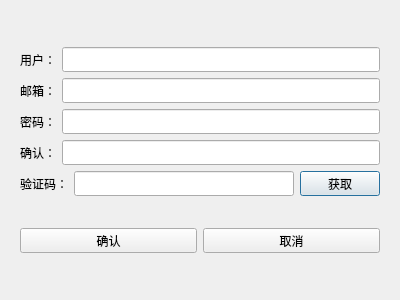
<?xml version="1.0" encoding="UTF-8"?>
<ui version="4.0">
 <class>RegisterDialog</class>
 <widget class="QDialog" name="RegisterDialog">
  <property name="geometry">
   <rect>
    <x>0</x>
    <y>0</y>
    <width>400</width>
    <height>300</height>
   </rect>
  </property>
  <property name="windowTitle">
   <string>Dialog</string>
  </property>
  <layout class="QHBoxLayout" name="horizontalLayout_2">
   <item>
    <layout class="QVBoxLayout" name="verticalLayout">
     <item>
      <widget class="QStackedWidget" name="stackedWidget">
       <widget class="QWidget" name="page">
        <layout class="QVBoxLayout" name="verticalLayout_2">
         <item>
          <spacer name="verticalSpacer">
           <property name="orientation">
            <enum>Qt::Vertical</enum>
           </property>
           <property name="sizeHint" stdset="0">
            <size>
             <width>20</width>
             <height>40</height>
            </size>
           </property>
          </spacer>
         </item>
         <item>
          <layout class="QHBoxLayout" name="horizontalLayout">
           <item>
            <widget class="QLabel" name="user_label">
             <property name="minimumSize">
              <size>
               <width>0</width>
               <height>25</height>
              </size>
             </property>
             <property name="maximumSize">
              <size>
               <width>16777215</width>
               <height>25</height>
              </size>
             </property>
             <property name="text">
              <string>用户：</string>
             </property>
            </widget>
           </item>
           <item>
            <widget class="QLineEdit" name="user_edit">
             <property name="minimumSize">
              <size>
               <width>0</width>
               <height>25</height>
              </size>
             </property>
             <property name="maximumSize">
              <size>
               <width>16777215</width>
               <height>25</height>
              </size>
             </property>
            </widget>
           </item>
          </layout>
         </item>
         <item>
          <layout class="QHBoxLayout" name="horizontalLayout_3">
           <item>
            <widget class="QLabel" name="email_label">
             <property name="minimumSize">
              <size>
               <width>0</width>
               <height>25</height>
              </size>
             </property>
             <property name="maximumSize">
              <size>
               <width>16777215</width>
               <height>25</height>
              </size>
             </property>
             <property name="text">
              <string>邮箱：</string>
             </property>
            </widget>
           </item>
           <item>
            <widget class="QLineEdit" name="email_edit">
             <property name="minimumSize">
              <size>
               <width>0</width>
               <height>25</height>
              </size>
             </property>
             <property name="maximumSize">
              <size>
               <width>16777215</width>
               <height>25</height>
              </size>
             </property>
            </widget>
           </item>
          </layout>
         </item>
         <item>
          <layout class="QHBoxLayout" name="horizontalLayout_4">
           <item>
            <widget class="QLabel" name="pass_label">
             <property name="minimumSize">
              <size>
               <width>0</width>
               <height>25</height>
              </size>
             </property>
             <property name="maximumSize">
              <size>
               <width>16777215</width>
               <height>25</height>
              </size>
             </property>
             <property name="text">
              <string>密码：</string>
             </property>
            </widget>
           </item>
           <item>
            <widget class="QLineEdit" name="pass_edit">
             <property name="minimumSize">
              <size>
               <width>0</width>
               <height>25</height>
              </size>
             </property>
             <property name="maximumSize">
              <size>
               <width>16777215</width>
               <height>25</height>
              </size>
             </property>
            </widget>
           </item>
          </layout>
         </item>
         <item>
          <layout class="QHBoxLayout" name="horizontalLayout_5">
           <item>
            <widget class="QLabel" name="label">
             <property name="minimumSize">
              <size>
               <width>0</width>
               <height>25</height>
              </size>
             </property>
             <property name="maximumSize">
              <size>
               <width>16777215</width>
               <height>25</height>
              </size>
             </property>
             <property name="text">
              <string>确认：</string>
             </property>
            </widget>
           </item>
           <item>
            <widget class="QLineEdit" name="lineEdit">
             <property name="minimumSize">
              <size>
               <width>0</width>
               <height>25</height>
              </size>
             </property>
             <property name="maximumSize">
              <size>
               <width>16777215</width>
               <height>25</height>
              </size>
             </property>
            </widget>
           </item>
          </layout>
         </item>
         <item>
          <layout class="QHBoxLayout" name="horizontalLayout_6">
           <item>
            <widget class="QLabel" name="varify_label">
             <property name="minimumSize">
              <size>
               <width>0</width>
               <height>25</height>
              </size>
             </property>
             <property name="maximumSize">
              <size>
               <width>16777215</width>
               <height>25</height>
              </size>
             </property>
             <property name="text">
              <string>验证码：</string>
             </property>
            </widget>
           </item>
           <item>
            <widget class="QLineEdit" name="varify_edit">
             <property name="minimumSize">
              <size>
               <width>0</width>
               <height>25</height>
              </size>
             </property>
             <property name="maximumSize">
              <size>
               <width>16777215</width>
               <height>25</height>
              </size>
             </property>
            </widget>
           </item>
           <item>
            <widget class="QPushButton" name="get_code">
             <property name="minimumSize">
              <size>
               <width>0</width>
               <height>25</height>
              </size>
             </property>
             <property name="maximumSize">
              <size>
               <width>16777215</width>
               <height>25</height>
              </size>
             </property>
             <property name="text">
              <string>获取</string>
             </property>
            </widget>
           </item>
          </layout>
         </item>
         <item>
          <spacer name="verticalSpacer_2">
           <property name="orientation">
            <enum>Qt::Vertical</enum>
           </property>
           <property name="sizeHint" stdset="0">
            <size>
             <width>20</width>
             <height>40</height>
            </size>
           </property>
          </spacer>
         </item>
         <item>
          <layout class="QHBoxLayout" name="horizontalLayout_7">
           <item>
            <widget class="QPushButton" name="confirm_btn">
             <property name="minimumSize">
              <size>
               <width>0</width>
               <height>25</height>
              </size>
             </property>
             <property name="maximumSize">
              <size>
               <width>16777215</width>
               <height>25</height>
              </size>
             </property>
             <property name="text">
              <string>确认</string>
             </property>
            </widget>
           </item>
           <item>
            <widget class="QPushButton" name="cancel_btn">
             <property name="minimumSize">
              <size>
               <width>0</width>
               <height>25</height>
              </size>
             </property>
             <property name="maximumSize">
              <size>
               <width>16777215</width>
               <height>25</height>
              </size>
             </property>
             <property name="text">
              <string>取消</string>
             </property>
            </widget>
           </item>
          </layout>
         </item>
         <item>
          <spacer name="verticalSpacer_3">
           <property name="orientation">
            <enum>Qt::Vertical</enum>
           </property>
           <property name="sizeHint" stdset="0">
            <size>
             <width>20</width>
             <height>40</height>
            </size>
           </property>
          </spacer>
         </item>
        </layout>
       </widget>
       <widget class="QWidget" name="page_2"/>
      </widget>
     </item>
    </layout>
   </item>
  </layout>
 </widget>
 <resources/>
 <connections/>
</ui>
